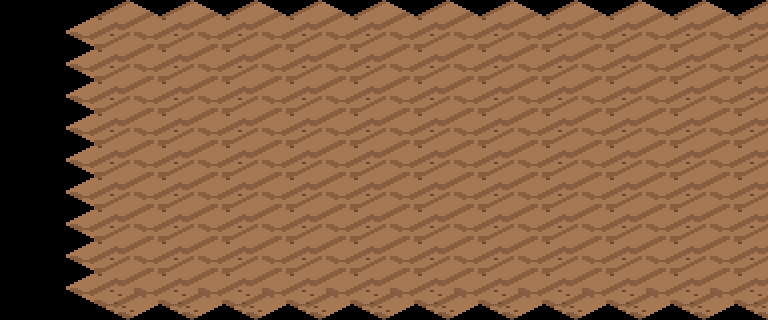

The image is a tile-based game level rendered from a .tmx file. Its description and complete source (layers, tilesets, objects, tile grids) follow:
An orthogonal 12x10 tile map with 64x32 px tiles, 1 tile layer (suelo).

<map version="1.10" orientation="orthogonal" renderorder="right-down" width="12" height="10" tilewidth="64" tileheight="32" infinite="0" nextlayerid="2" nextobjectid="1">
 <tileset firstgid="1" name="terreno_mundo" tilewidth="128" tileheight="64" tilecount="203" columns="8">
  <image source="../textures/../textures/terreno_mundo.png" width="1024" height="1664" />
  <tile id="200">
   <properties>
    <property name="collision" type="bool" value="true" />
   </properties>
  </tile>
 </tileset>
 <layer id="1" name="suelo" width="12" height="10">
  <data encoding="csv">
0,0,0,0,0,0,0,0,0,0,0,0,
0,167,201,201,167,167,167,167,167,167,167,167,
0,167,201,201,167,167,167,167,167,167,167,167,
0,167,167,167,167,167,167,167,167,167,167,167,
0,167,167,167,167,167,167,167,167,167,167,167,
0,167,167,167,167,167,167,167,167,167,167,167,
0,167,167,167,167,167,167,167,167,167,167,167,
0,167,167,167,167,167,167,167,167,167,167,167,
0,167,167,167,167,167,167,167,167,167,167,167,
0,167,167,167,167,167,167,167,167,167,167,167
</data>
 </layer>
</map>
